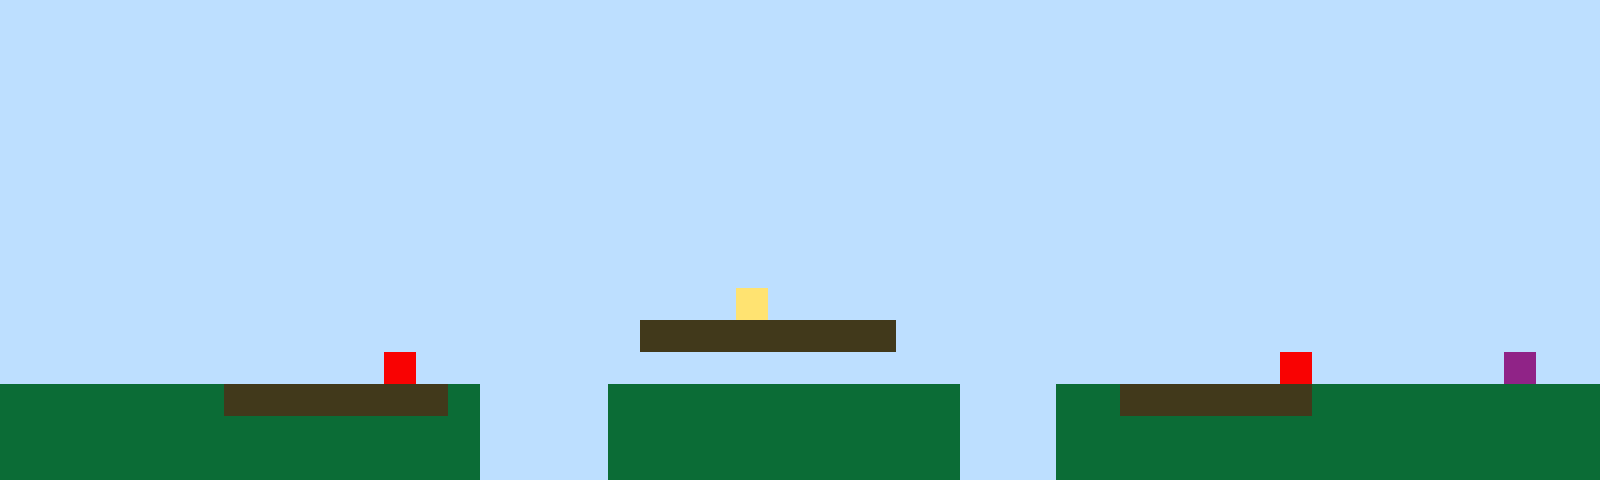

Rendered tile map (Tiled .tmx) drawn with the repository's tilesets; below, a short description and the full map source, tile grids included:
An orthogonal 50x15 tile map with 32x32 px tiles, 1 tile layer (Tile Layer 1).

<map version="1.10" tiledversion="1.11.2" orientation="orthogonal" renderorder="right-up" width="50" height="15" tilewidth="32" tileheight="32" infinite="0" nextlayerid="2" nextobjectid="1"><editorsettings><export target="map1.csv" format="csv" /></editorsettings><tileset firstgid="1" name="sprites" tilewidth="32" tileheight="32" tilecount="6" columns="3"><image source="sprites.png" width="96" height="64" /></tileset><layer id="1" name="Tile Layer 1" width="50" height="15"><data encoding="csv">1,1,1,1,1,1,1,1,1,1,1,1,1,1,1,1,1,1,1,1,1,1,1,1,1,1,1,1,1,1,1,1,1,1,1,1,1,1,1,1,1,1,1,1,1,1,1,1,1,1,1,1,1,1,1,1,1,1,1,1,1,1,1,1,1,1,1,1,1,1,1,1,1,1,1,1,1,1,1,1,1,1,1,1,1,1,1,1,1,1,1,1,1,1,1,1,1,1,1,1,1,1,1,1,1,1,1,1,1,1,1,1,1,1,1,1,1,1,1,1,1,1,1,1,1,1,1,1,1,1,1,1,1,1,1,1,1,1,1,1,1,1,1,1,1,1,1,1,1,1,1,1,1,1,1,1,1,1,1,1,1,1,1,1,1,1,1,1,1,1,1,1,1,1,1,1,1,1,1,1,1,1,1,1,1,1,1,1,1,1,1,1,1,1,1,1,1,1,1,1,1,1,1,1,1,1,1,1,1,1,1,1,1,1,1,1,1,1,1,1,1,1,1,1,1,1,1,1,1,1,1,1,1,1,1,1,1,1,1,1,1,1,1,1,1,1,1,1,1,1,1,1,1,1,1,1,1,1,1,1,1,1,1,1,1,1,1,1,1,1,1,1,1,1,1,1,1,1,1,1,1,1,1,1,1,1,1,1,1,1,1,1,1,1,1,1,1,1,1,1,1,1,1,1,1,1,1,1,1,1,1,1,1,1,1,1,1,1,1,1,1,1,1,1,1,1,1,1,1,1,1,1,1,1,1,1,1,1,1,1,1,1,1,1,1,1,1,1,1,1,1,1,1,1,1,1,1,1,1,1,1,1,1,1,1,1,1,1,1,1,1,1,1,1,1,1,1,1,1,1,1,1,1,1,1,1,1,1,1,1,1,1,1,1,1,1,1,1,1,1,1,1,1,1,1,1,1,1,1,1,1,1,1,1,1,1,1,1,1,1,1,1,1,1,1,1,1,1,1,1,1,1,1,1,1,1,1,1,1,1,1,1,1,1,1,1,1,1,1,1,1,1,1,1,1,1,1,1,1,1,1,1,1,1,1,1,1,1,1,1,1,1,1,4,1,1,1,1,1,1,1,1,1,1,1,1,1,1,1,1,1,1,1,1,1,1,1,1,1,1,1,1,1,1,1,1,1,1,1,1,1,1,1,1,1,1,1,1,1,1,3,3,3,3,3,3,3,3,1,1,1,1,1,1,1,1,1,1,1,1,1,1,1,1,1,1,1,1,1,1,1,1,1,1,1,1,1,1,1,1,1,1,5,1,1,1,1,1,1,1,1,1,1,1,1,1,1,1,1,1,1,1,1,1,1,1,1,1,1,1,5,1,1,1,1,1,1,6,1,1,2,2,2,2,2,2,2,3,3,3,3,3,3,3,2,1,1,1,1,2,2,2,2,2,2,2,2,2,2,2,1,1,1,2,2,3,3,3,3,3,3,2,2,2,2,2,2,2,2,2,2,2,2,2,2,2,2,2,2,2,2,2,2,2,2,1,1,1,1,2,2,2,2,2,2,2,2,2,2,2,1,1,1,2,2,2,2,2,2,2,2,2,2,2,2,2,2,2,2,2,2,2,2,2,2,2,2,2,2,2,2,2,2,2,2,1,1,1,1,2,2,2,2,2,2,2,2,2,2,2,1,1,1,2,2,2,2,2,2,2,2,2,2,2,2,2,2,2,2,2</data></layer></map>
